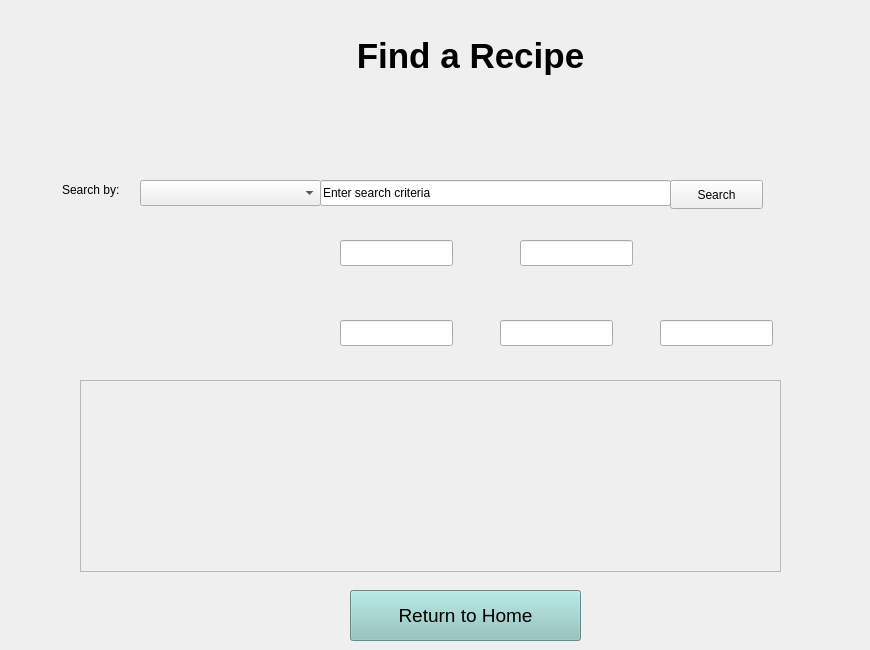
      <widget class="QWidget" name="findArecipePage">
       <widget class="QLabel" name="titleLabel">
        <property name="geometry">
         <rect>
          <x>80</x>
          <y>30</y>
          <width>781</width>
          <height>51</height>
         </rect>
        </property>
        <property name="font">
         <font>
          <pointsize>26</pointsize>
          <bold>true</bold>
         </font>
        </property>
        <property name="layoutDirection">
         <enum>Qt::LeftToRight</enum>
        </property>
        <property name="text">
         <string>Find a Recipe</string>
        </property>
        <property name="alignment">
         <set>Qt::AlignCenter</set>
        </property>
       </widget>
       <widget class="QPushButton" name="returnTohomeButton">
        <property name="geometry">
         <rect>
          <x>350</x>
          <y>590</y>
          <width>231</width>
          <height>51</height>
         </rect>
        </property>
        <property name="font">
         <font>
          <pointsize>14</pointsize>
         </font>
        </property>
        <property name="styleSheet">
         <string notr="true">background-color: rgb(139, 196, 190);</string>
        </property>
        <property name="text">
         <string>Return to Home</string>
        </property>
       </widget>
       <widget class="QLineEdit" name="searchLineEdit">
        <property name="enabled">
         <bool>true</bool>
        </property>
        <property name="geometry">
         <rect>
          <x>320</x>
          <y>180</y>
          <width>351</width>
          <height>26</height>
         </rect>
        </property>
        <property name="text">
         <string>Enter search criteria</string>
        </property>
       </widget>
       <widget class="QComboBox" name="searchCategoryComboBox">
        <property name="geometry">
         <rect>
          <x>140</x>
          <y>180</y>
          <width>181</width>
          <height>26</height>
         </rect>
        </property>
       </widget>
       <widget class="QPushButton" name="searchButton">
        <property name="enabled">
         <bool>true</bool>
        </property>
        <property name="geometry">
         <rect>
          <x>670</x>
          <y>180</y>
          <width>93</width>
          <height>29</height>
         </rect>
        </property>
        <property name="text">
         <string>Search</string>
        </property>
       </widget>
       <widget class="QLabel" name="searchByLabel">
        <property name="geometry">
         <rect>
          <x>62</x>
          <y>180</y>
          <width>81</width>
          <height>20</height>
         </rect>
        </property>
        <property name="text">
         <string>Search by:</string>
        </property>
       </widget>
       <widget class="QLineEdit" name="calorieMinLineEdit">
        <property name="enabled">
         <bool>true</bool>
        </property>
        <property name="geometry">
         <rect>
          <x>340</x>
          <y>240</y>
          <width>113</width>
          <height>26</height>
         </rect>
        </property>
       </widget>
       <widget class="QLineEdit" name="calorieMaxLineEdit">
        <property name="enabled">
         <bool>true</bool>
        </property>
        <property name="geometry">
         <rect>
          <x>520</x>
          <y>240</y>
          <width>113</width>
          <height>26</height>
         </rect>
        </property>
       </widget>
       <widget class="QLineEdit" name="carbsLineEdit">
        <property name="enabled">
         <bool>true</bool>
        </property>
        <property name="geometry">
         <rect>
          <x>340</x>
          <y>320</y>
          <width>113</width>
          <height>26</height>
         </rect>
        </property>
       </widget>
       <widget class="QLineEdit" name="proteinLineEdit">
        <property name="enabled">
         <bool>true</bool>
        </property>
        <property name="geometry">
         <rect>
          <x>500</x>
          <y>320</y>
          <width>113</width>
          <height>26</height>
         </rect>
        </property>
       </widget>
       <widget class="QLineEdit" name="fatLineEdit">
        <property name="enabled">
         <bool>true</bool>
        </property>
        <property name="geometry">
         <rect>
          <x>660</x>
          <y>320</y>
          <width>113</width>
          <height>26</height>
         </rect>
        </property>
       </widget>
       <widget class="QTableWidget" name="resultsTable">
        <property name="enabled">
         <bool>false</bool>
        </property>
        <property name="geometry">
         <rect>
          <x>80</x>
          <y>380</y>
          <width>701</width>
          <height>192</height>
         </rect>
        </property>
       </widget>
      </widget>
